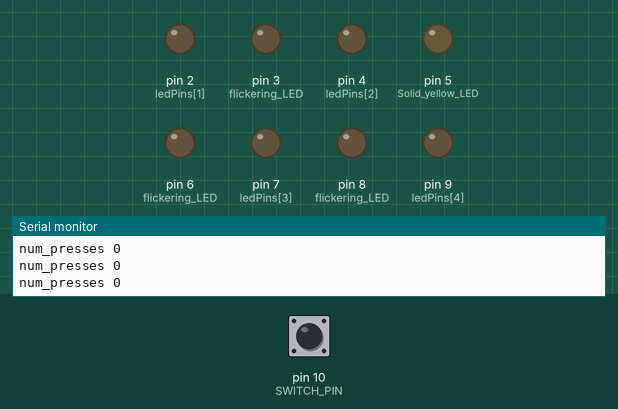
Simulated run of this sketch. Board: Arduino Uno, built with avr-gcc and run on an emulated ATmega328P. Parts: output pins drawn as LEDs (lit = HIGH), the last lines printed to the serial monitor. The test bench sets the inputs (shaded band); at power-on: pin 10 (SWITCH_PIN) LOW. Random numbers use the default seed unless the sketch sets one; pins used as bus, display or sensor lines are not drawn.

Above: at 1.2 s.
1.3 s: pin 10 (SWITCH_PIN) pulled HIGH for 0.15 s
At 2.3 s:
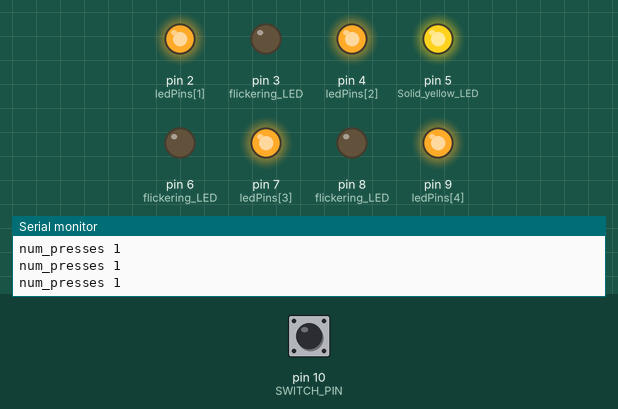
2.9 s: pin 10 (SWITCH_PIN) pulled HIGH for 1 s
At 3.16 s:
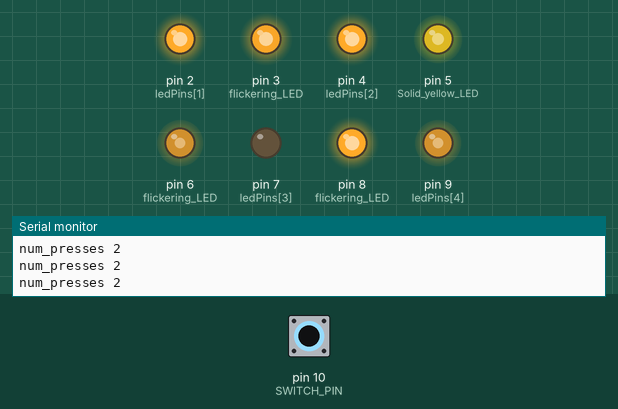
5.9 s: pin 10 (SWITCH_PIN) pulled HIGH for 0.15 s
At 7.2 s:
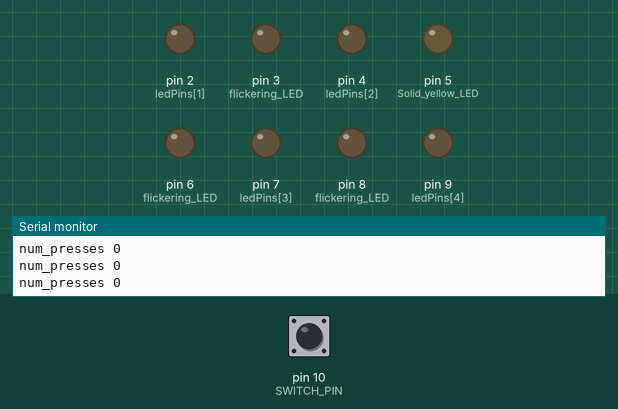
7.5 s: pin 10 (SWITCH_PIN) pulled HIGH for 3.2 s
At 8.0 s:
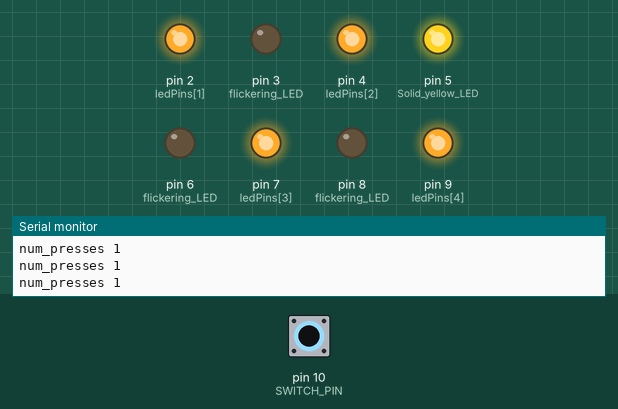
12.2 s: pin 10 (SWITCH_PIN) pulled HIGH for 0.15 s
At 12.46 s:
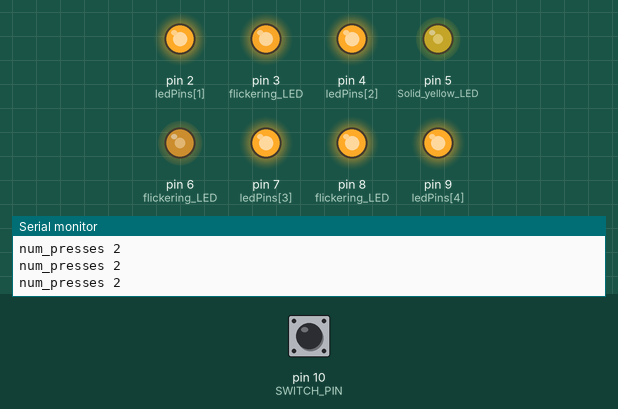
15.2 s: pin 10 (SWITCH_PIN) pulsed HIGH 2 times (0.12 s each, 0.3 s apart)
At 16.6 s:
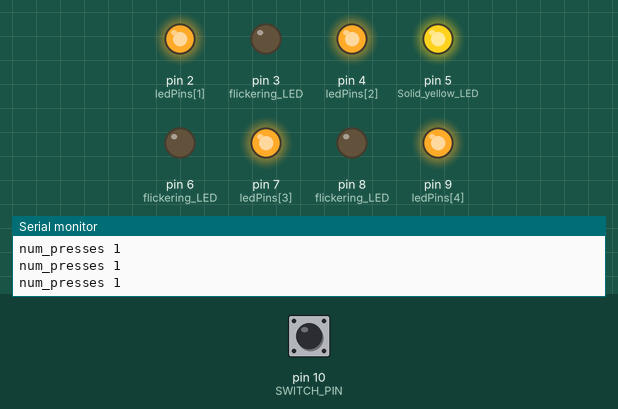
Timing chart, 0 to 18.2 s (numbered marks = the images above; inputs shaded):
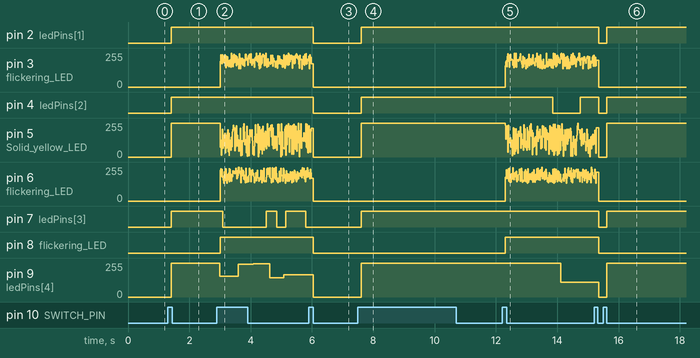

Measured:
- after the input at 1.3 s, pin 2 (ledPins[1]), pin 4 (ledPins[2]), pin 7 (ledPins[3]): LOW → HIGH after 0.11 s; pin 5 (Solid_yellow_LED), pin 9 (ledPins[4]): 0/255 → 255/255 after 0.11 s
- after the input at 2.9 s, pin 7 (ledPins[3]): goes LOW 1.4 s, HIGH 0.34 s, LOW 0.30 s, HIGH 0.64 s, then LOW, starting after 0.19 s; pin 8 (flickering_LED): LOW → HIGH after 0.11 s; pin 9 (ledPins[4]): 255/255 → 154/255 after 0.10 s, → 247/255 0.59 s later, → 251/255 0.50 s later, → 145/255 0.53 s later, … (5 changes in this stretch)
- after the input at 5.9 s, pin 2 (ledPins[1]), pin 8 (flickering_LED): HIGH → LOW after 0.15 s
- after the input at 7.5 s, pin 2 (ledPins[1]), pin 4 (ledPins[2]), pin 7 (ledPins[3]): LOW → HIGH after 0.11 s; pin 5 (Solid_yellow_LED), pin 9 (ledPins[4]): 0/255 → 255/255 after 0.11 s
- after the input at 12.2 s, pin 4 (ledPins[2]): HIGH → LOW after 1.7 s, → HIGH 0.89 s later; pin 8 (flickering_LED): LOW → HIGH after 0.11 s; pin 9 (ledPins[4]): 255/255 → 110/255 after 1.9 s
- after the input at 15.2 s, pin 7 (ledPins[3]): HIGH → LOW after 0.15 s, → HIGH 0.26 s later; pin 8 (flickering_LED): HIGH → LOW after 0.15 s

The sketch:

Rocketman.ino
```cpp
#define SWITCH_PIN      10 // input for toggle switch
int buttonState;            // the current reading from the input pin
int lastButtonState = LOW;  // the previous reading from the input pin
int num_presses = 0;
unsigned long lastDebounceTime;  // the last time the output pin was toggled
unsigned long debounceDelay = 50;    // the debounce time; increase if the output flickers
int ledPins[] = {1, 2, 4, 7, 9}; // array of pin numbers for the LEDs
int numOfLEDs = sizeof(ledPins) / sizeof(ledPins[5]); // number of LEDs
unsigned long prevMillis;
int randomLED;
int randomSpeed;
unsigned long randomDelay;


void setup() {
  pinMode(SWITCH_PIN, INPUT);
  pinMode(3, OUTPUT); //flickering LED
  pinMode(5, OUTPUT); //Solid yellow LED
  pinMode(6, OUTPUT); //flickering LED
  pinMode(8, OUTPUT); //flickering LED
  prevMillis = millis();
  randomSeed(analogRead(A0));
  for (int i = 0; i < numOfLEDs; i++) {
  pinMode(ledPins[i], OUTPUT); // set the pin mode for each LED
  }
  Serial.begin(9600);
}

void loop()
{
// read the state of the switch into a local variable:
  int reading = digitalRead(SWITCH_PIN);

  // check to see if you just pressed the button
  // (i.e. the input went from LOW to HIGH), and you've waited long enough
  // since the last press to ignore any noise:

  // If the switch changed, due to noise or pressing:
  if (reading != lastButtonState) {
    // reset the debouncing timer
    lastDebounceTime = millis();
  }

  if ((millis() - lastDebounceTime) > debounceDelay) {
    // whatever the reading is at, it's been there for longer than the debounce
    // delay, so take it as the actual current state:

    // if the button state has changed:
    if (reading != buttonState) {
      buttonState = reading;

      // only toggle the LED if the new button state is HIGH
      if (buttonState == HIGH) {
        // increment our count for number of times pressed
        num_presses += 1;
        Serial.println("button is being pressed!");
      }
    }
  }
   // save the reading. Next time through the loop, it'll be the lastButtonState:
  lastButtonState = reading;

    // button hasn't been pressed yet (or has been reset)
    if (num_presses == 0)
    {
      analogWrite(1, LOW);
      analogWrite(2, LOW);
      analogWrite(3, LOW);
      analogWrite(4, LOW);
      analogWrite(5, LOW);
      analogWrite(6, LOW);
    	analogWrite(7, LOW);
      analogWrite(8, LOW);
      analogWrite(9, LOW);
      Serial.println("num_presses 0");
    }
    // button has been pressed once!
    if (num_presses == 1){
    Serial.println("num_presses 1");
    if (5 <=254)
    {
      analogWrite(1, 255);
      analogWrite(2, 255);
      analogWrite(4, 255);
      analogWrite(5, 255);
    	analogWrite(7, 255);
      analogWrite(9, 255);

    }}
  // button has been pressed twice!
    if (num_presses == 2)
    {
      if(millis() - prevMillis > randomDelay) {
    randomLED = random(numOfLEDs); // select a random LED
    randomSpeed = random(100, 255); // select a random speed
    analogWrite(ledPins[randomLED], randomSpeed); // set the LED's brightness
    randomDelay = random(50, 250);
    prevMillis = millis();
  }
    Serial.println("num_presses 2");
    analogWrite(3, random(120)+135);
    analogWrite(6, random(120)+135);
    analogWrite(8, random(120)+135);
    analogWrite(5, random(254)+1);
  }

    if (digitalRead(2) == HIGH && num_presses == 3)
    {
        Serial.println("num_presses 3, resetting num_presses to 0");
        num_presses = 0;
    }
}
```
